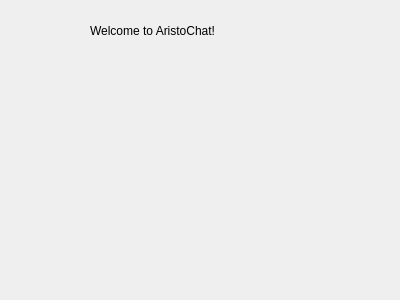
<?xml version="1.0" encoding="UTF-8"?>
<ui version="4.0">
 <class>Dialog</class>
 <widget class="QDialog" name="Dialog">
  <property name="geometry">
   <rect>
    <x>0</x>
    <y>0</y>
    <width>400</width>
    <height>300</height>
   </rect>
  </property>
  <property name="windowTitle">
   <string>Dialog</string>
  </property>
  <widget class="QLabel" name="label">
   <property name="geometry">
    <rect>
     <x>90</x>
     <y>0</y>
     <width>181</width>
     <height>61</height>
    </rect>
   </property>
   <property name="text">
    <string>Welcome to AristoChat!</string>
   </property>
  </widget>
 </widget>
 <resources/>
 <connections/>
</ui>
